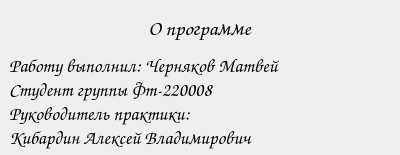
<?xml version="1.0" encoding="UTF-8"?>
<ui version="4.0">
 <class>Form</class>
 <widget class="QWidget" name="Form">
  <property name="geometry">
   <rect>
    <x>0</x>
    <y>0</y>
    <width>400</width>
    <height>155</height>
   </rect>
  </property>
  <property name="windowTitle">
   <string>Form</string>
  </property>
  <widget class="QWidget" name="verticalLayoutWidget">
   <property name="geometry">
    <rect>
     <x>9</x>
     <y>9</y>
     <width>381</width>
     <height>141</height>
    </rect>
   </property>
   <layout class="QVBoxLayout" name="verticalLayout">
    <item>
     <widget class="QLabel" name="label">
      <property name="font">
       <font>
        <family>Comic Sans MS</family>
        <pointsize>16</pointsize>
       </font>
      </property>
      <property name="text">
       <string>О программе</string>
      </property>
      <property name="alignment">
       <set>Qt::AlignCenter</set>
      </property>
     </widget>
    </item>
    <item>
     <widget class="QLabel" name="label_2">
      <property name="font">
       <font>
        <family>Comic Sans MS</family>
        <pointsize>14</pointsize>
       </font>
      </property>
      <property name="text">
       <string>Работу выполнил: Черняков Матвей
Студент группы Фт-220008
Руководитель практики:
Кибардин Алексей Владимирович</string>
      </property>
     </widget>
    </item>
   </layout>
  </widget>
 </widget>
 <resources/>
 <connections/>
</ui>
